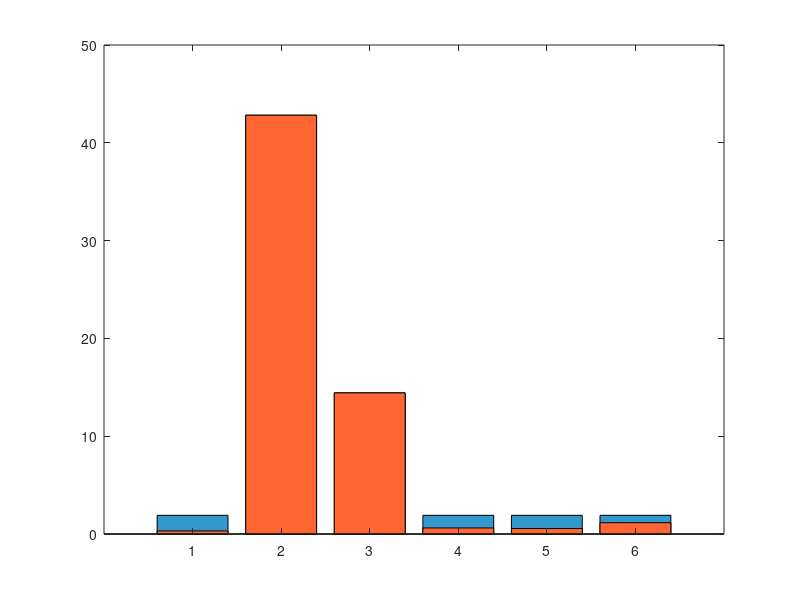

Write the MATLAB code that produced this figure. (Note: this script raises an error after producing the figure.)
% Assignment 6: Water-filling Power Allocation Algorithm
% WCOM Lab - LNMIIT
% This MATLAB code implements the water-filling algorithm for optimal power
% allocation across multiple wireless channels to maximize capacity.

clc; clear; close all;

%% System Parameters
N = 6;                       % Number of channels
N0 = 1;                      % Noise power
P_total = 5;                 % Total available power
err = 1e-6;                  % Convergence error threshold
max_iter = 1000;             % Maximum iterations for bisection search

%% Channel Generation (Rayleigh Fading)
% Generate complex Gaussian channel coefficients
h = (randn(1,N) + 1i*randn(1,N))/sqrt(2);

% Channel gains (exponentially distributed for Rayleigh fading)
g = abs(h).^2;

% Signal-to-noise ratio per channel
gamma_i = g / N0;

% Inverse of gamma (needed for water-filling)
inv_gamma = 1 ./ gamma_i;

%% Water-filling Algorithm Implementation
% Initialize bisection search bounds
x_low = min(gamma_i);        % Lower bound for mu
x_high = max(gamma_i);       % Upper bound for mu

% Bisection search for optimal water level (mu_cutoff)
iteration = 0;
mu_history = [];             % Store iteration history

fprintf('=== Water-filling Algorithm Iterations ===\n');
fprintf('Iter\t mu_low\t\t mu_high\t mu_mid\t\t f(mu_mid)\n');
fprintf('----\t ------\t\t -------\t ------\t\t ---------\n');

while iteration < max_iter
    % Calculate midpoint
    x_mid = (x_low + x_high)/2;
    
    % Calculate power allocation for current mu
    P_temp = max(1/x_mid - inv_gamma, 0);
    
    % Objective function: total allocated power - target power
    f_mid = sum(P_temp) - P_total;
    
    % Store iteration data
    mu_history = [mu_history; iteration+1, x_low, x_high, x_mid, f_mid];
    
    % Display iteration progress
    fprintf('%d\t %.6f\t %.6f\t %.6f\t %.6f\n', ...
            iteration+1, x_low, x_high, x_mid, f_mid);
    
    % Check convergence
    if abs(f_mid) < err
        fprintf('Converged after %d iterations!\n\n', iteration+1);
        break;
    elseif f_mid > 0
        x_low = x_mid;       % Increase lower bound
    else
        x_high = x_mid;      % Decrease upper bound
    end
    
    iteration = iteration + 1;
end

% Final optimal water level
mu_cutoff = x_mid;

%% Optimal Power Allocation
% Calculate optimal power allocation using water-filling
P = max(1/mu_cutoff - inv_gamma, 0);

%% Results Display
fprintf('=== Water-filling Results ===\n');
fprintf('Optimal Water Level (mu_cutoff): %.6f\n', mu_cutoff);
fprintf('Inverse Water Level (1/mu): %.6f\n\n', 1/mu_cutoff);

fprintf('Channel Analysis:\n');
fprintf('Ch#\t Gain(g_i)\t Gamma(γ_i)\t 1/Gamma\t Power(P_i)\t Water Level\n');
fprintf('---\t ---------\t ----------\t -------\t ---------\t -----------\n');
for i = 1:N
    water_level = inv_gamma(i) + P(i);
    fprintf('%d\t %.4f\t\t %.4f\t\t %.4f\t\t %.4f\t\t %.4f\n', ...
            i, g(i), gamma_i(i), inv_gamma(i), P(i), water_level);
end

fprintf('\nPower Allocation Summary:\n');
fprintf('Total Power Allocated: %.6f\n', sum(P));
fprintf('Total Power Available: %.6f\n', P_total);
fprintf('Power Allocation Error: %.8f\n', abs(sum(P) - P_total));

%% Capacity Calculations
% Water-filling capacity
C_wf = sum(log2(1 + P .* gamma_i));

% Equal power allocation for comparison
P_equal = P_total/N * ones(1,N);
C_equal = sum(log2(1 + (P_equal .* g)/N0));

fprintf('\nCapacity Analysis:\n');
fprintf('Capacity with Water-filling: %.6f bits/s/Hz\n', C_wf);
fprintf('Capacity with Equal Power: %.6f bits/s/Hz\n', C_equal);
fprintf('Capacity Improvement: %.2f%% \n', (C_wf - C_equal)/C_equal * 100);

%% Visualization 1: Water-filling Principle
figure('Position', [100, 100, 900, 600]);

% Channel indices
channels = 1:N;

% Water levels for each channel
water_level = 1 ./ gamma_i + P;

% Create stacked bar chart
bar(channels, water_level, 'FaceColor', [0.2 0.6 0.8], 'EdgeColor', 'k');
hold on;
bar(channels, 1 ./ gamma_i, 'FaceColor', [1 0.4 0.2], 'EdgeColor', 'k');

% Add optimal water level line
yline(1/mu_cutoff, 'r--', 'LineWidth', 3, 'DisplayName', 'Water Level');

% Formatting
xlabel('Channel Index', 'FontSize', 12, 'FontWeight', 'bold');
ylabel('Water Level (1/γₖ + Pₖ)', 'FontSize', 12, 'FontWeight', 'bold');
title('Water-filling Visualization', 'FontSize', 14, 'FontWeight', 'bold');
legend('Total Water Level', 'Channel Bottom (1/γₖ)', 'Water Level', ...
       'Location', 'best', 'FontSize', 10);
grid on;
set(gca, 'FontSize', 10);

% Add annotations for power allocation
for i = 1:N
    if P(i) > 0.01  % Only annotate channels with significant power
        text(i, water_level(i) + 0.5, sprintf('P_%d=%.2f', i, P(i)), ...
             'HorizontalAlignment', 'center', 'FontSize', 9, 'Color', 'blue');
    end
end

%% Visualization 2: Capacity Comparison
figure('Position', [200, 200, 600, 400]);

% Capacity comparison bar chart
capacity_data = [C_equal, C_wf];
capacity_labels = {'Equal Power', 'Water-filling'};
colors = [1 0.6 0.2; 0.3 0.7 0.3];

bar_handle = bar(capacity_data, 'FaceColor', 'flat');
bar_handle.CData = colors;

% Add value labels on bars
for i = 1:length(capacity_data)
    text(i, capacity_data(i) + 0.1, sprintf('%.3f', capacity_data(i)), ...
         'HorizontalAlignment', 'center', 'FontWeight', 'bold');
end

% Formatting
set(gca, 'XTickLabel', capacity_labels);
ylabel('Capacity (bits/s/Hz)', 'FontSize', 12, 'FontWeight', 'bold');
title('Capacity Comparison: Equal Power vs Water-filling', ...
      'FontSize', 14, 'FontWeight', 'bold');
grid on;
set(gca, 'FontSize', 10);

% Add improvement percentage
improvement = (C_wf - C_equal)/C_equal * 100;
text(1.5, max(capacity_data) * 0.8, ...
     sprintf('Improvement: %.1f%%', improvement), ...
     'HorizontalAlignment', 'center', 'FontSize', 12, ...
     'BackgroundColor', 'yellow', 'EdgeColor', 'black');

%% Visualization 3: Convergence Analysis
if size(mu_history, 1) > 1
    figure('Position', [300, 300, 800, 500]);
    
    subplot(2,1,1);
    plot(mu_history(:,1), mu_history(:,4), 'bo-', 'LineWidth', 2, 'MarkerSize', 6);
    xlabel('Iteration');
    ylabel('μ (Water Level)');
    title('Convergence of Water Level (μ)');
    grid on;
    
    subplot(2,1,2);
    semilogy(mu_history(:,1), abs(mu_history(:,5)), 'ro-', 'LineWidth', 2, 'MarkerSize', 6);
    xlabel('Iteration');
    ylabel('|f(μ)| (Absolute Error)');
    title('Convergence Error');
    grid on;
    
    sgtitle('Water-filling Algorithm Convergence Analysis', 'FontSize', 14, 'FontWeight', 'bold');
end

%% Channel Quality Analysis
figure('Position', [400, 400, 700, 400]);

% Plot channel gains and allocated power
subplot(1,2,1);
stem(channels, gamma_i, 'b', 'LineWidth', 2, 'MarkerSize', 8);
xlabel('Channel Index');
ylabel('Channel Quality (γᵢ)');
title('Channel Quality Distribution');
grid on;

subplot(1,2,2);
stem(channels, P, 'r', 'LineWidth', 2, 'MarkerSize', 8);
xlabel('Channel Index');
ylabel('Allocated Power (Pᵢ)');
title('Optimal Power Allocation');
grid on;

sgtitle('Channel Quality vs Power Allocation', 'FontSize', 14, 'FontWeight', 'bold');

%% Save Results
results.channels = channels;
results.channel_gains = g;
results.gamma_i = gamma_i;
results.power_allocation = P;
results.mu_cutoff = mu_cutoff;
results.capacity_wf = C_wf;
results.capacity_equal = C_equal;
results.mu_history = mu_history;

save('waterfilling_results.mat', 'results');

fprintf('\n=== Assignment 6 Completed Successfully! ===\n');
fprintf('Results saved to waterfilling_results.mat\n');
fprintf('Water-filling demonstrates optimal power allocation\n');
fprintf('for maximizing capacity in multi-channel systems.\n');